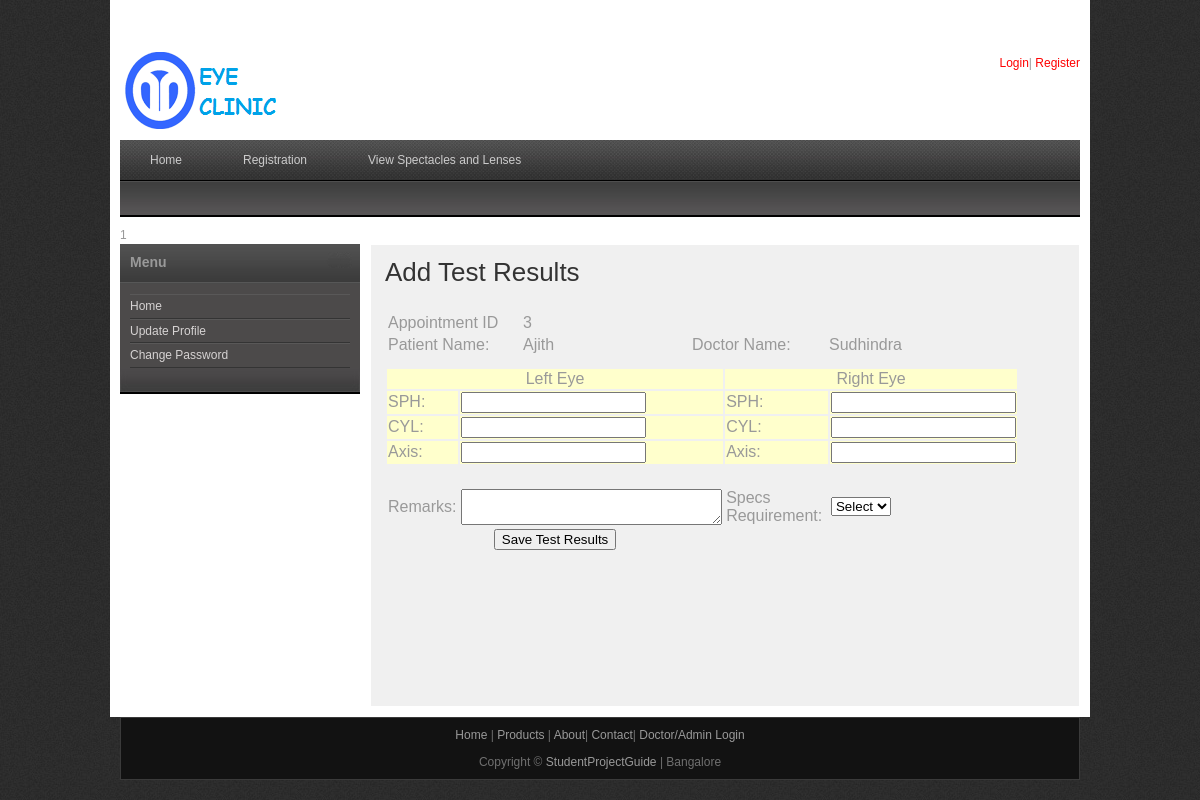
Screenshot of /eyeclinic/test.php?appid=3 with the database file from the repository.
### tables this page shows
CREATE TABLE `appointment` (
  `app_id` int(10) NOT NULL,
  `branch_id` int(10) NOT NULL,
  `pat_id` int(10) NOT NULL,
  `doc_id` int(10) NOT NULL,
  `app_date` date NOT NULL,
  `app_time` time NOT NULL,
  `created_at` datetime NOT NULL,
  `status` varchar(30) NOT NULL
);

CREATE TABLE `patient` (
  `pat_id` int(10) NOT NULL,
  `admin_id` int(10) NOT NULL,
  `pat_name` varchar(30) NOT NULL,
  `email_id` varchar(25) NOT NULL,
  `password` varchar(25) NOT NULL,
  `dob` date NOT NULL,
  `gender` varchar(10) NOT NULL,
  `address` varchar(50) NOT NULL,
  `contact` varchar(25) NOT NULL,
  `created_at` date NOT NULL
);

CREATE TABLE `doctor` (
  `doc_id` int(10) NOT NULL,
  `branch_id` int(10) NOT NULL,
  `doc_name` varchar(25) NOT NULL,
  `clinic_name` varchar(25) NOT NULL,
  `email_id` varchar(25) NOT NULL,
  `phone` varchar(25) NOT NULL,
  `mobile` varchar(25) NOT NULL,
  `login_id` varchar(25) NOT NULL,
  `password` varchar(25) NOT NULL,
  `created_at` date NOT NULL,
  `last_login` datetime NOT NULL
);

### eyeclinic/test.php (the view, shortened to what this page needs)
<?php
include("includes/header.php");
include("includes/conn.php");
$resultq = mysqli_query($con,"SELECT * FROM appointment where app_id = '$_GET[appid]'");
$rowsapprec = mysqli_fetch_array($resultq);
echo mysqli_num_rows($resultq);
?>
    <div id="templatemo_main">
   		<div id="sidebar" class="float_l">
        	<div class="sidebar_box"><span class="bottom"></span>
            	<?php
				include("sidebar.php");
				?>
            </div>
   		</div>
        <div id="content" class="float_r">
          <h2>Add Test Results</h2>
           <form id="form1" name="form1" method="post" action="" onSubmit="return validation()">
<?php
if(isset($_POST[submit]))
{
	?>
    <a href="prescription.php?testi=<?php   echo $insi; ?>">Add prescription records</a>
    <?php
}
else
{
?>
           <table width="604" border="0">
             <tr>
               <td>Appointment ID               </td>
               <td>&nbsp;</td>
               <td>
			   <?php   echo $rowsapprec[app_id];  ?></td>
               <td>&nbsp;</td>
               <td>&nbsp;</td>
             </tr>
             <tr>
                <td width="131" colspan="2"><label for="patname">Patient Name:</label></td>
                <td width="165"><?php
				$resultq1 = mysqli_query($con,"SELECT * FROM patient where pat_id = '$rowsapprec[pat_id]'");
$rowsapprec1 = mysqli_fetch_array($resultq1);
				echo $rowsapprec1[pat_name];
				?></td>
                <td width="133">Doctor Name:</td>
                <td width="157"><?php
				$resultq2 = mysqli_query($con,"SELECT * FROM doctor where doc_id = '$rowsapprec[doc_id]'");
$rowsapprec2 = mysqli_fetch_array($resultq2);
				echo $rowsapprec2[doc_name];
				echo "</td>
             </tr>";
			?>
         </table>
           <table width="634" border="0">
             <tr bgcolor="#FFFFCC">
               <td colspan="2" align="center">Left  Eye</td>
               <td colspan="2" align="center">Right Eye</td>
             </tr>
             <tr bgcolor="#FFFFCC">
               <td width="81">SPH:</td>
               <td width="197"><label for="lsph"></label>
               <input type="text" name="lsph" id="lsph" /></td>
               <td width="184">SPH:</td>
               <td width="154"><input type="text" name="rsph" id="rsph" /></td>
             </tr>
             <tr bgcolor="#FFFFCC">
               <td>CYL:</td>
               <td><input type="text" name="lcyl" id="lcyl" /></td>
               <td>CYL:</td>
               <td><input type="text" name="rcyl" id="rcyl" /></td>
             </tr>
             <tr bgcolor="#FFFFCC">
               <td>Axis:</td>
               <td><input type="text" name="laxis" id="laxis" /></td>
               <td>Axis:</td>
               <td><input type="text" name="raxis" id="raxis" /></td>
             </tr>
             <tr>
               <td>&nbsp;</td>
               <td>&nbsp;</td>
               <td>&nbsp;</td>
               <td>&nbsp;</td>
             </tr>
             <tr>
               <td>Remarks:</td>
               <td><label for="remarks"></label>
               <textarea name="remarks" id="remarks" cols="30" rows="2"></textarea></td>
               <td>Specs Requirement:</td>
               <td><label for="req"></label>
                 <select name="req" id="req">
                   <option value="">Select</option>
               </select></td>
             </tr>
             <tr>
               <td colspan="2" align="center"><input type="submit" name="submit" id="submit" value="Save Test Results" /></td>
               <td align="center">&nbsp;</td>
               <td align="center">&nbsp;</td>
             </tr>
           </table>
           <?php
}
?>
           <p>&nbsp;</p>
           <p>&nbsp;</p>
          </form>
          <h1>&nbsp;</h1>
          <p>&nbsp;</p>
	</div>
  </div>
  </div>
<?php
include("includes/footer.php");
?>

### eyeclinic/css/templatemo_style.css (style rules this page uses)
body { margin: 0; padding: 0; color: #999; font-family: Tahoma, Geneva, sans-serif; font-size: 12px; line-height: 1.4em; background-color: #2e2e2e; background-repeat: repeat; background-image: url(../images/templatemo_body.jpg) }
p { margin: 0 0 10px 0; padding: 0; }
h1, h2, h3, h4, h5, h6 { color: #333; font-weight: normal; }
h1 { font-size: 30px; margin: 0 0 30px; padding: 5px 0; }
h2 { font-size: 26px; margin: 0 0 25px; padding: 5px 0; }
.float_l { float: left }
.float_r { float: right }
#templatemo_main { width: 100%; margin-bottom: 10px; }
#content { width: 680px; background: #f0f0f0; border: 1px solid #fff; padding: 14px; }
#sidebar { width: 240px }
.sidebar_box { position: relative; background: #4c4a4a; margin-bottom: 36px; }
.sidebar_box span.bottom { position: absolute; bottom: -26px; left: 0; width: 240px; height: 26px; background: url(../images/templatemo_sidebar_bottom.jpg) }

### rows the page displays
appointment: app_id "3"
patient: pat_name "Ajith"
doctor: doc_name "Sudhindra"

### other values shown
mysqli_num_rows($resultq) "1"
